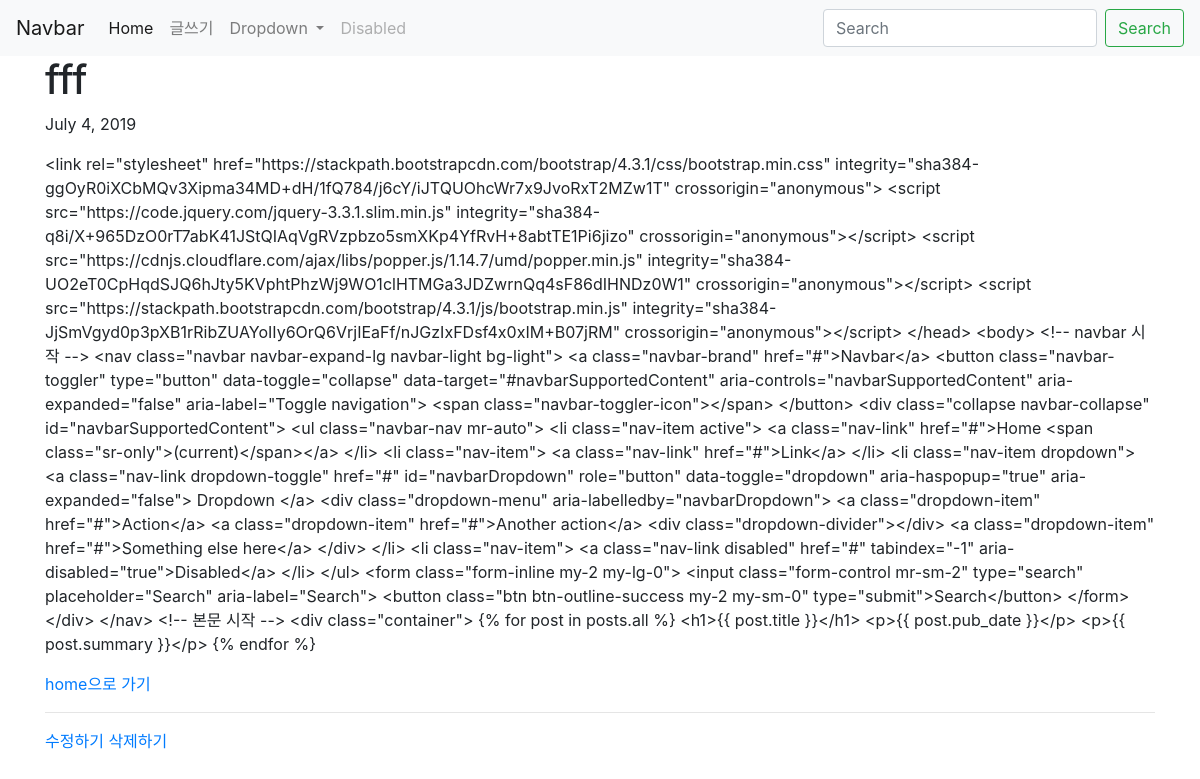
/board/4, run on an earlier commit of the app's database.
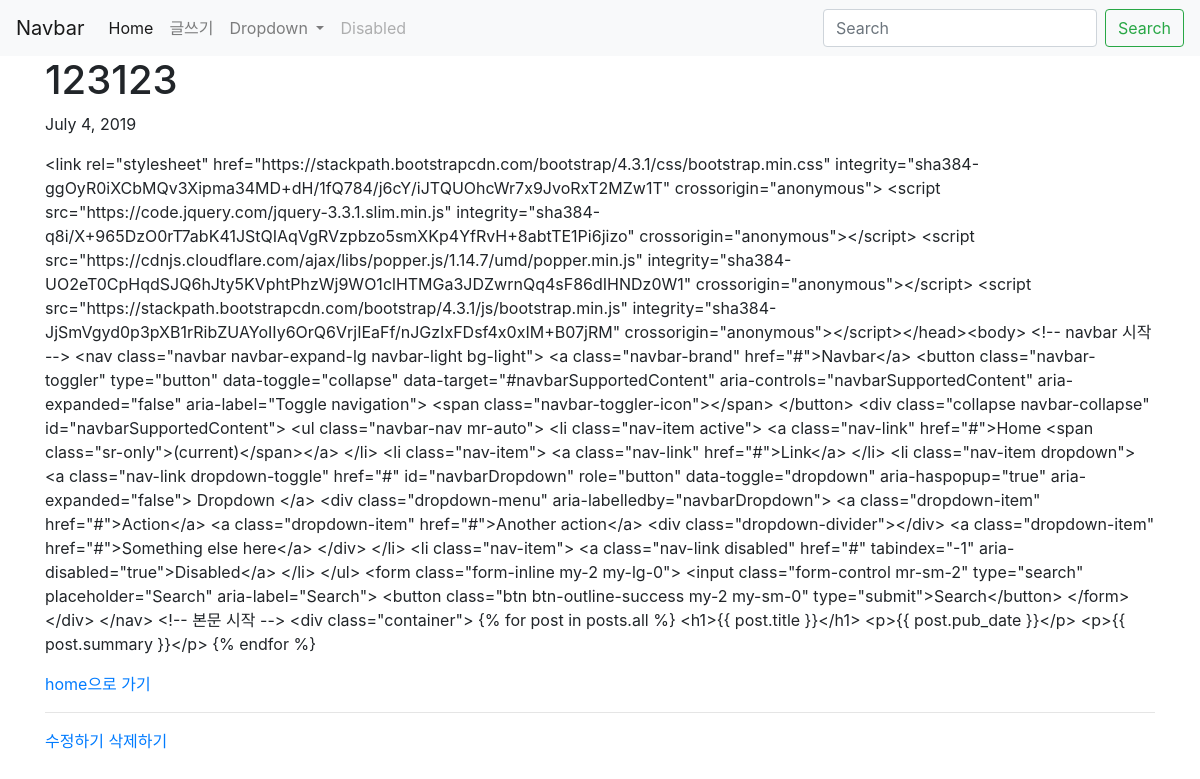
And on a later commit of the database.
### app_board/models.py (models this page shows, shortened)
class Board(models.Model) :
    title = models.CharField(max_length = 200)
    pub_date = models.DateField('date published')
    body = models.TextField()

### app_board/views.py (the view)
# urls.py: path('board/<int:post_id>', app_board.views.detail, name="detail"), #<type:name>
def detail(request, post_id) :
    post_detail = get_object_or_404(Board, pk = post_id) #pk는 모델에서 찍어낸 객체 구분자
    return render(request, 'detail.html', {'post' : post_detail})

### app_board/templates/detail.html
{% extends 'base.html' %}
{% block content %}
    <h1>{{ post.title }}</h1>
    <p>{{ post.pub_date }}</p>
    <p>{{ post.body }}</p>
    <a href="{% url 'home' %}">home으로 가기</a>
    <hr>
    <a href="{% url 'edit' post.id %}">수정하기</a>
    <a href="{% url 'delete' post.id %}">삭제하기</a>
{% endblock %}

### project_board/templates/base.html (shortened to what this page needs)
<!DOCTYPE html>
<html lang="en">
<head>
    <link rel="stylesheet" href="https://stackpath.bootstrapcdn.com/bootstrap/4.3.1/css/bootstrap.min.css"
>
</head>
<body>
    <nav class="navbar navbar-expand-lg navbar-light bg-light">
        <a class="navbar-brand" href="#">Navbar</a>
        <div class="collapse navbar-collapse" id="navbarSupportedContent">
            <ul class="navbar-nav mr-auto">
                <li class="nav-item active">
                    <a class="nav-link" href="{% url 'home' %}">Home <span class="sr-only">(current)</span></a>
                </li>
                <li class="nav-item">
                    <a class="nav-link" href="{% url 'new' %}">글쓰기</a>
                </li>
                <li class="nav-item dropdown">
                    <a class="nav-link dropdown-toggle" href="#" id="navbarDropdown" role="button"
                        data-toggle="dropdown" aria-haspopup="true" aria-expanded="false">
                        Dropdown
                    </a>
                </li>
                <li class="nav-item">
                    <a class="nav-link disabled" href="#" tabindex="-1" aria-disabled="true">Disabled</a>
                </li>
            </ul>
            <form class="form-inline my-2 my-lg-0">
                <input class="form-control mr-sm-2" type="search" placeholder="Search" aria-label="Search">
                <button class="btn btn-outline-success my-2 my-sm-0" type="submit">Search</button>
            </form>
        </div>
    </nav>
    <div class="container">
        {% block content %}
        {% endblock %}
    </div>
</body>
</html>

What changed in the data, as far as the page shows it:
changed Board: title "fff" → "123123"; body "…crossorigin=\"anonymous\"></script> <script src=\"https://stackpath.bootstrapcdn.com/bootstrap/4.3.1/js/bootstrap.min.js\" integrity=\"sha384-JjSmVgyd0p3pXB1rRibZUAYoIIy6OrQ6VrjIEaFf/nJGzIxFDsf4x0xIM+B07jRM\" crossorigin=\"anonymous\"></script> </head> <body> <!-- navbar 시작 -->…" → "…crossorigin=\"anonymous\"></script> <script src=\"https://stackpath.bootstrapcdn.com/bootstrap/4.3.1/js/bootstrap.min.js\" integrity=\"sha384-JjSmVgyd0p3pXB1rRibZUAYoIIy6OrQ6VrjIEaFf/nJGzIxFDsf4x0xIM+B07jRM\" crossorigin=\"anonymous\"></script></head><body> <!-- navbar 시작 -->…"
